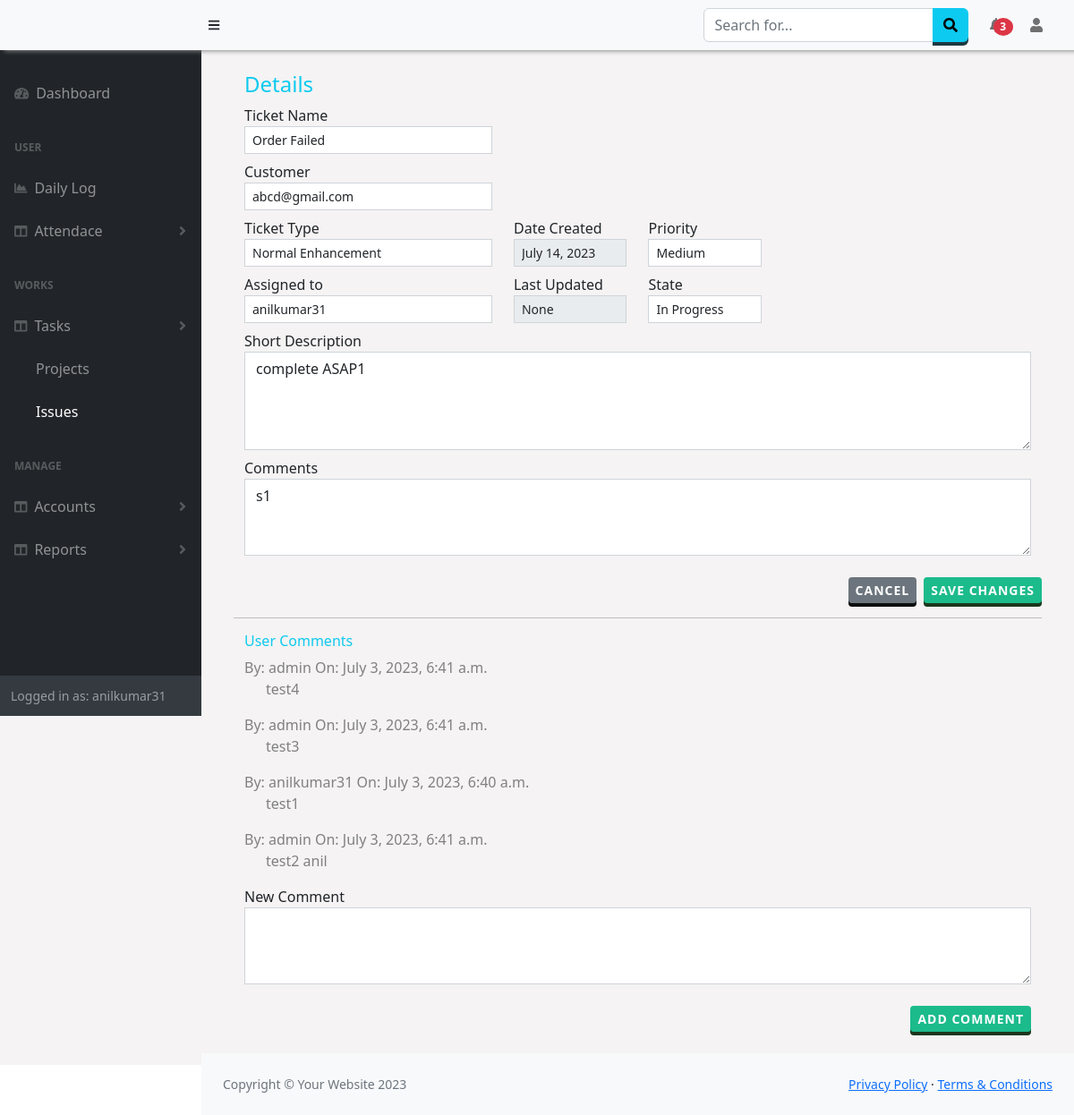
Before: /Issue/details/4 (signed in) with the older database file.
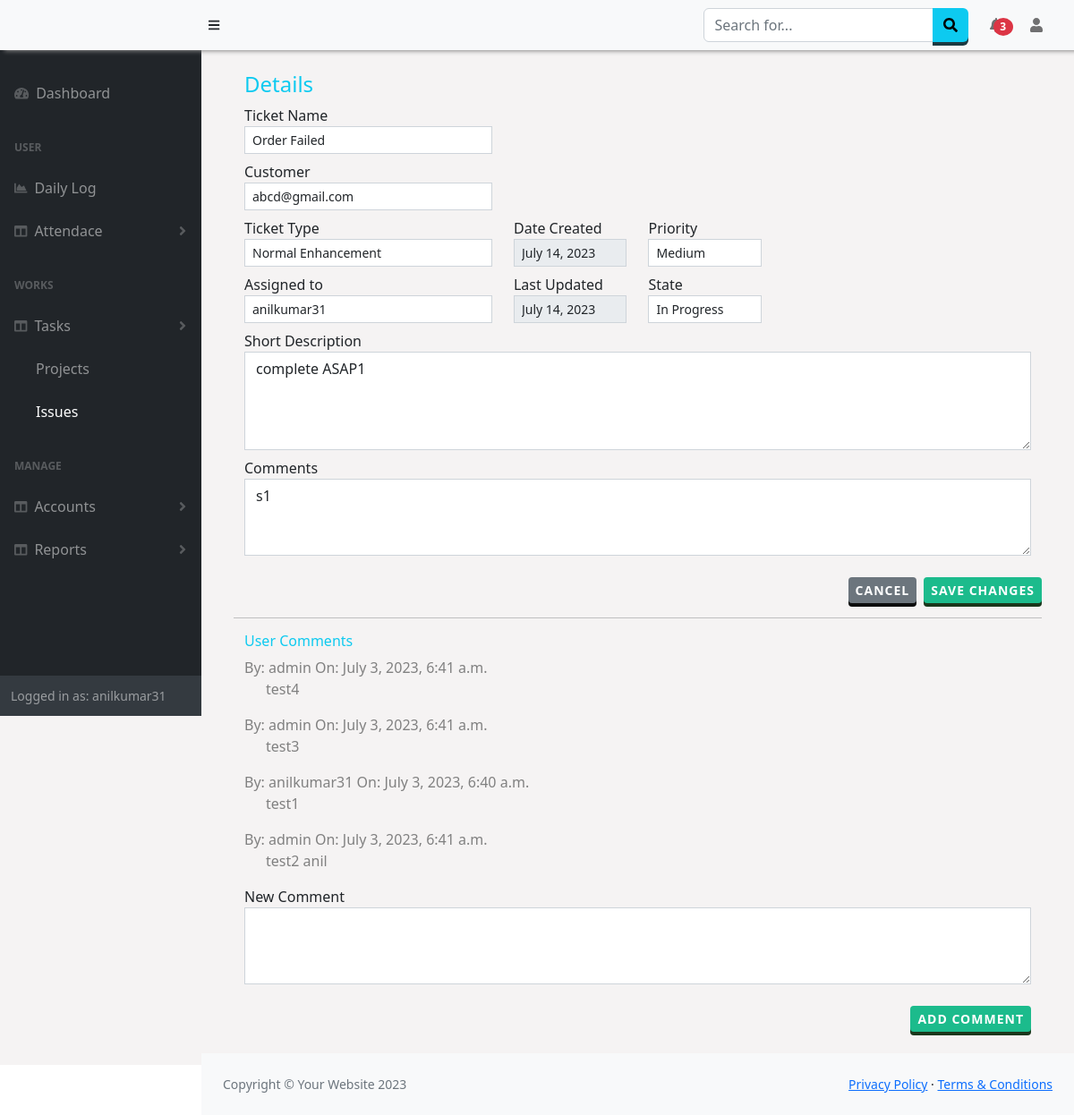
After: the same page with the newer database file.
### Issue/models.py (models this page shows, shortened)
class Ticket(models.Model):
    ticket_name= models.CharField(max_length=30)
    ticket_type= models.CharField(max_length=30)
    short_desc= models.CharField(max_length=130,null=True)
    open_date= models.DateField(null=True)
    affected_user= models.ForeignKey(employee,null=True,on_delete=models.SET_NULL)
    priority= models.CharField(max_length=30)
    state= models.CharField(max_length=30,default="New",null=True)
    last_updated= models.DateField(null=True)
    assigned_grp= models.CharField(max_length=30,null=True)
    assigned_to= models.ForeignKey(User,on_delete=models.SET_NULL,null=True)
    email= models.EmailField(max_length=100,null=True)
    comments= models.CharField(max_length=120,null=True)
    company = models.ForeignKey(Company,on_delete=models.SET_NULL,null=True)

### Issue/views.py (the view)
# urls.py: path('details/<issueid>',views.getIssue,name='issueDetails'),
def getIssue(request,issueid):
    issue = Ticket.objects.get(id=issueid)
    issueComments = ticketDetails.objects.filter(ticket_id = issueid)
    allusers1 = checkTeams(request)
    allusers =User.objects.values('id','username').filter(pk__in=allusers1[0] )
    customer = employee.objects.all().values()
    return render(request, 'Issues/details.html',{'issue':issue,'users':allusers,'customer':customer,'comments':issueComments})

### Manager/views.py (called while the page is built)
def checkTeams(request):
    is_team = False
    if request.user.is_superuser:
        users = Employees.objects.values('user').filter(company=request.session['comp'])
        is_team=True
    else:
        is_manager = userDetails.objects.get(user__id=request.user.id)
        if is_manager.is_manager == True:
            users1 = userManager.objects.values('user').filter(manager=is_manager)
            users = User.objects.filter(Q(pk__in=users1)| Q(pk=request.user.id))
            is_team=True
        else:
            users = User.objects.filter(username=request.user.username)
        """
        if u_teams.exists():
            is_team=True
            users = TeamUsers.objects.values('user').filter(team__in=u_teams)
        else:
            users = User.objects.filter(username=request.user.username)
        """
    return users,is_team

### Issue/templates/Issues/details.html (shortened to what the changed rows need)
{% extends "base.html" %}
{% block content %}
<div class="container" >
    <div >
        <form action="/Issue/update/{{issue.id}}" method = "post">
            <div class="container-fluid">  <h4 class="text-info">Details</h4>
                <div class="form-group row">
                    <div class="col-md-4 col-sm-12">
                        <label>Ticket Name</label>
                        <input name= "ticketName" value="{{issue.ticket_name}}" type="text" class="form-control form-control-sm col-md-6 col-sm-12 rounded-0" required>
                    </div>
                </div>
                <div class="form-group row mt-2">
                    <div class="col-md-2 col-sm-12">
                        <label>Date Created</label>
                        <input  name="dateOpened" value="{{issue.open_date}}" type="text"  class="form-control form-control-sm rounded-0" disabled>
                    </div>
                </div>
                <div class="form-group row mt-2">
                    <div class="col-md-4 col-sm-12">
                        <label>Assigned to </label>
                        <select  name="assTo" id="assigned"  class="form-control form-control-sm rounded-0">
                            <option value='{{issue.assigned_to.id}}' selected>{{issue.assigned_to.username}}</option>
                        </select>
                    </div>
                    <div class="col-md-2 col-sm-12">
                        <label>Last Updated</label>
                        <input  name="dateOpened" value="{{issue.last_updated}}" type="text"  class="form-control form-control-sm rounded-0" disabled>
                    </div>
                </div>
                <div class="form-group mt-2 row">
                    <div class="col-md-12 col-sm-12">
                        <label>Short Description </label>
                        <textarea  name="shortDesc"  type="text" class="form-control rounded-0" rows="4" required>{{issue.short_desc}}</textarea>
                    </div>
                </div>
                <div class="form-group mt-2 row ">
                    <div class="col-md-12 col-sm-12">
                        <label>Comments</label>
                        <textarea  name = "comments" class="form-control rounded-0" rows="3" >{{issue.comments}}</textarea>
                    </div>
                </div>
            </div>
        </form>
    </div><hr />
</div>
{% endblock %}

Changed rows visible on the page:
changed Ticket "Order Failed": dateOpened "None" → "July 14, 2023"
